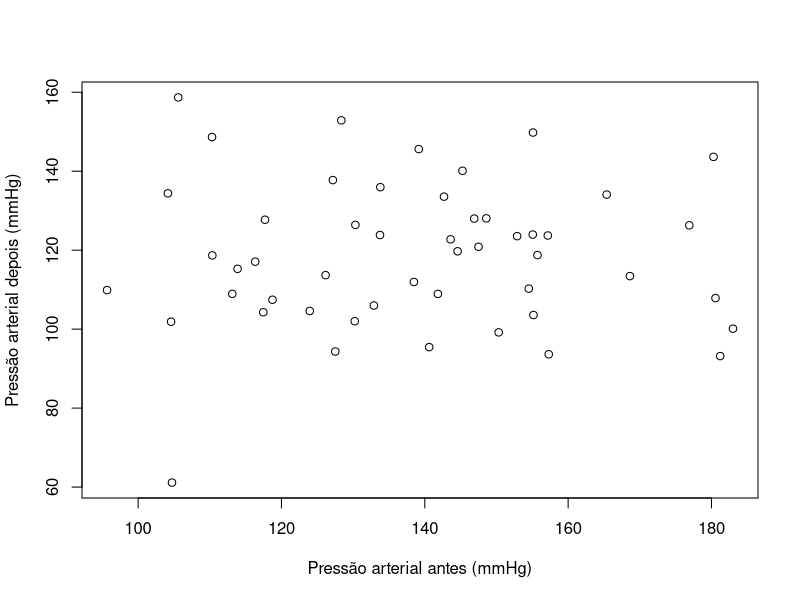

Here is the R script that generated this plot:
sigma_sq <- 20^2
mu.antes <- 140
mu.depois <- 120
n <- 50
set.seed(666)
X <- rnorm(n, mean = mu.antes, sd = sqrt(sigma_sq))
Y <- rnorm(n, mean = mu.depois, sd = sqrt(sigma_sq))

plot(X, Y, xlab = "Pressão arterial antes (mmHg)", ylab = "Pressão arterial depois (mmHg)")

t.test(X, Y, paired = TRUE)